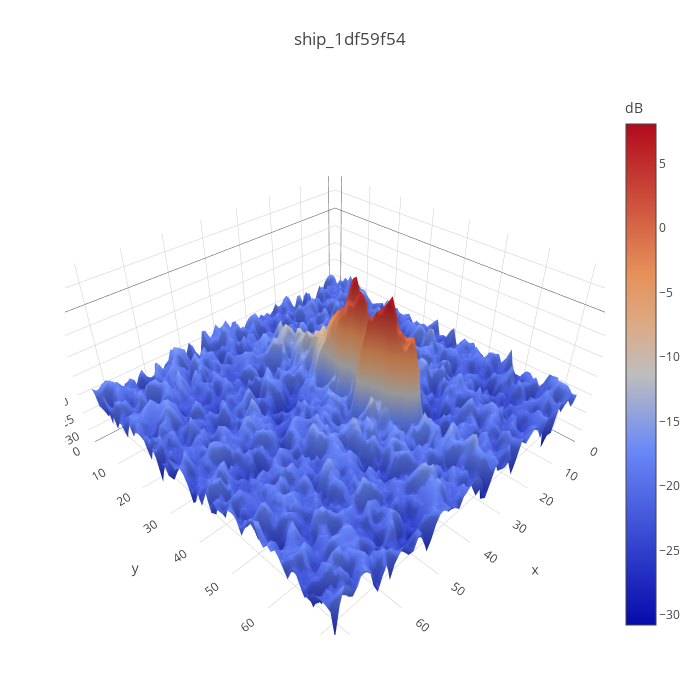

This figure's notebook cell:
### Code cell
ship_ex = choice(ship_idx)
plot_3d_example(df.band_1.iloc[ship_ex], 'ship_{}'.format(df.id.iloc[ship_ex]))

### Figure 1 — Plotly figure (JSON) as saved in the notebook; plotly's stock layout.template omitted (floating-point values rounded to 4 significant figures; data arrays with more than 128 entries replaced by an {"elided": "..."} marker saying what was removed)
{"data": [{"colorbar": {"title": "dB"}, "type": "surface", "z": {"elided": "75x75 float values"}}], "layout": {"autosize": false, "height": 700, "margin": {"b": 65, "l": 65, "r": 50, "t": 90}, "title": "ship_1df59f54", "width": 700}}
